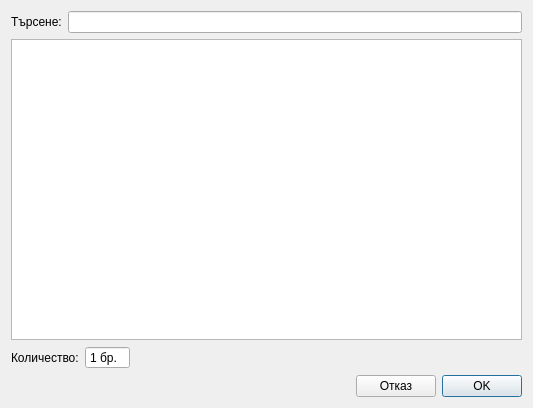
<?xml version="1.0" encoding="UTF-8"?>
<ui version="4.0">
 <class>BusinessOpAddDialog</class>
 <widget class="QDialog" name="BusinessOpAddDialog">
  <property name="geometry">
   <rect>
    <x>0</x>
    <y>0</y>
    <width>533</width>
    <height>408</height>
   </rect>
  </property>
  <property name="windowTitle">
   <string>BusinessOpAddDialog</string>
  </property>
  <layout class="QVBoxLayout" name="verticalLayout">
   <item>
    <layout class="QHBoxLayout" name="horizontalLayout">
     <item>
      <widget class="QLabel" name="label">
       <property name="text">
        <string>Търсене:</string>
       </property>
      </widget>
     </item>
     <item>
      <widget class="QLineEdit" name="searchEdit"/>
     </item>
    </layout>
   </item>
   <item>
    <widget class="QTableView" name="tableView"/>
   </item>
   <item>
    <layout class="QHBoxLayout" name="horizontalLayout_2">
     <item>
      <widget class="QLabel" name="label_2">
       <property name="text">
        <string>Количество:</string>
       </property>
      </widget>
     </item>
     <item>
      <widget class="QSpinBox" name="quantitySpinBox">
       <property name="minimumSize">
        <size>
         <width>0</width>
         <height>0</height>
        </size>
       </property>
       <property name="buttonSymbols">
        <enum>QAbstractSpinBox::NoButtons</enum>
       </property>
       <property name="suffix">
        <string> бр.</string>
       </property>
       <property name="minimum">
        <number>1</number>
       </property>
       <property name="maximum">
        <number>99</number>
       </property>
      </widget>
     </item>
     <item>
      <spacer name="horizontalSpacer_2">
       <property name="orientation">
        <enum>Qt::Horizontal</enum>
       </property>
       <property name="sizeHint" stdset="0">
        <size>
         <width>40</width>
         <height>20</height>
        </size>
       </property>
      </spacer>
     </item>
    </layout>
   </item>
   <item>
    <layout class="QHBoxLayout" name="horizontalLayout_3">
     <item>
      <spacer name="horizontalSpacer">
       <property name="orientation">
        <enum>Qt::Horizontal</enum>
       </property>
       <property name="sizeHint" stdset="0">
        <size>
         <width>40</width>
         <height>20</height>
        </size>
       </property>
      </spacer>
     </item>
     <item>
      <widget class="QPushButton" name="cancelButton">
       <property name="text">
        <string>Отказ</string>
       </property>
       <property name="autoDefault">
        <bool>false</bool>
       </property>
      </widget>
     </item>
     <item>
      <widget class="QPushButton" name="okButton">
       <property name="text">
        <string>OK</string>
       </property>
      </widget>
     </item>
    </layout>
   </item>
  </layout>
 </widget>
 <layoutdefault spacing="6" margin="11"/>
 <resources/>
 <connections/>
</ui>
